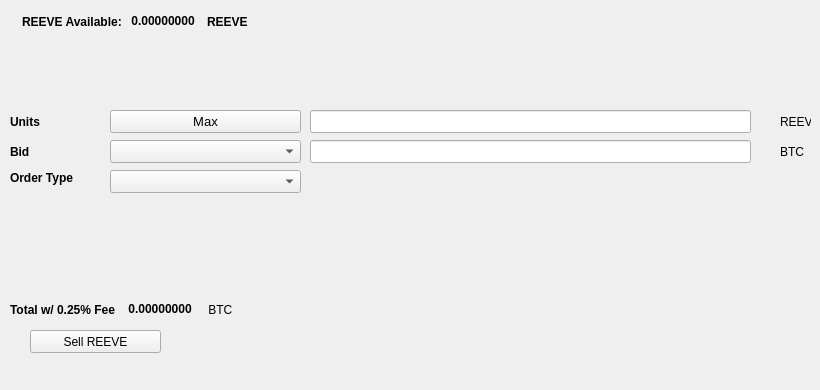
   <widget class="QWidget" name="SellTab">
    <attribute name="title">
     <string>Sell</string>
    </attribute>
    <widget class="QLabel" name="label_16">
     <property name="geometry">
      <rect>
       <x>780</x>
       <y>140</y>
       <width>31</width>
       <height>23</height>
      </rect>
     </property>
     <property name="text">
      <string>BTC</string>
     </property>
    </widget>
    <widget class="QComboBox" name="SellBidcomboBox">
     <property name="geometry">
      <rect>
       <x>110</x>
       <y>140</y>
       <width>191</width>
       <height>23</height>
      </rect>
     </property>
     <property name="font">
      <font>
       <pointsize>10</pointsize>
      </font>
     </property>
    </widget>
    <widget class="QLabel" name="label_18">
     <property name="geometry">
      <rect>
       <x>10</x>
       <y>110</y>
       <width>46</width>
       <height>23</height>
      </rect>
     </property>
     <property name="font">
      <font>
       <weight>75</weight>
       <bold>true</bold>
      </font>
     </property>
     <property name="text">
      <string>Units</string>
     </property>
    </widget>
    <widget class="QPushButton" name="Sell_Max_Amount">
     <property name="geometry">
      <rect>
       <x>110</x>
       <y>110</y>
       <width>191</width>
       <height>23</height>
      </rect>
     </property>
     <property name="font">
      <font>
       <pointsize>10</pointsize>
      </font>
     </property>
     <property name="text">
      <string>Max</string>
     </property>
    </widget>
    <widget class="QLabel" name="label_20">
     <property name="geometry">
      <rect>
       <x>10</x>
       <y>170</y>
       <width>91</width>
       <height>16</height>
      </rect>
     </property>
     <property name="font">
      <font>
       <weight>75</weight>
       <bold>true</bold>
      </font>
     </property>
     <property name="text">
      <string>Order Type</string>
     </property>
    </widget>
    <widget class="QComboBox" name="SellOrdertypeCombo">
     <property name="geometry">
      <rect>
       <x>110</x>
       <y>170</y>
       <width>191</width>
       <height>23</height>
      </rect>
     </property>
     <property name="font">
      <font>
       <pointsize>10</pointsize>
      </font>
     </property>
    </widget>
    <widget class="QLabel" name="label_21">
     <property name="geometry">
      <rect>
       <x>10</x>
       <y>140</y>
       <width>46</width>
       <height>23</height>
      </rect>
     </property>
     <property name="font">
      <font>
       <weight>75</weight>
       <bold>true</bold>
      </font>
     </property>
     <property name="text">
      <string>Bid</string>
     </property>
    </widget>
    <widget class="QLabel" name="label_22">
     <property name="geometry">
      <rect>
       <x>780</x>
       <y>110</y>
       <width>31</width>
       <height>23</height>
      </rect>
     </property>
     <property name="text">
      <string>REEVE</string>
     </property>
    </widget>
    <widget class="QLineEdit" name="UnitsInputREEVE">
     <property name="geometry">
      <rect>
       <x>310</x>
       <y>110</y>
       <width>441</width>
       <height>23</height>
      </rect>
     </property>
     <property name="font">
      <font>
       <pointsize>9</pointsize>
       <weight>75</weight>
       <bold>true</bold>
      </font>
     </property>
    </widget>
    <widget class="QLineEdit" name="SellBidPriceEdit">
     <property name="geometry">
      <rect>
       <x>310</x>
       <y>140</y>
       <width>441</width>
       <height>23</height>
      </rect>
     </property>
     <property name="font">
      <font>
       <pointsize>9</pointsize>
       <weight>75</weight>
       <bold>true</bold>
      </font>
     </property>
    </widget>
    <widget class="QPushButton" name="SellREEVEBTN">
     <property name="geometry">
      <rect>
       <x>30</x>
       <y>330</y>
       <width>131</width>
       <height>23</height>
      </rect>
     </property>
     <property name="text">
      <string>Sell REEVE</string>
     </property>
     <property name="icon">
      <iconset resource="../reeve">
       <normaloff>:/icons/bitcoin</normaloff>:/icons/bitcoin</iconset>
     </property>
    </widget>
    <widget class="QWidget" name="layoutWidget3">
     <property name="geometry">
      <rect>
       <x>22</x>
       <y>12</y>
       <width>258</width>
       <height>19</height>
      </rect>
     </property>
     <layout class="QHBoxLayout" name="horizontalLayout">
      <item>
       <widget class="QLabel" name="label232_2">
        <property name="font">
         <font>
          <weight>75</weight>
          <bold>true</bold>
         </font>
        </property>
        <property name="text">
         <string>REEVE Available:</string>
        </property>
       </widget>
      </item>
      <item>
       <widget class="QLabel" name="REEVEAvailableLabel">
        <property name="palette">
         <palette>
          <active>
           <colorrole role="WindowText">
            <brush brushstyle="SolidPattern">
             <color alpha="255">
              <red>0</red>
              <green>0</green>
              <blue>0</blue>
             </color>
            </brush>
           </colorrole>
           <colorrole role="Button">
            <brush brushstyle="SolidPattern">
             <color alpha="255">
              <red>0</red>
              <green>170</green>
              <blue>0</blue>
             </color>
            </brush>
           </colorrole>
           <colorrole role="Light">
            <brush brushstyle="SolidPattern">
             <color alpha="255">
              <red>0</red>
              <green>255</green>
              <blue>0</blue>
             </color>
            </brush>
           </colorrole>
           <colorrole role="Midlight">
            <brush brushstyle="SolidPattern">
             <color alpha="255">
              <red>0</red>
              <green>212</green>
              <blue>0</blue>
             </color>
            </brush>
           </colorrole>
           <colorrole role="Dark">
            <brush brushstyle="SolidPattern">
             <color alpha="255">
              <red>0</red>
              <green>85</green>
              <blue>0</blue>
             </color>
            </brush>
           </colorrole>
           <colorrole role="Mid">
            <brush brushstyle="SolidPattern">
             <color alpha="255">
              <red>0</red>
              <green>113</green>
              <blue>0</blue>
             </color>
            </brush>
           </colorrole>
           <colorrole role="Text">
            <brush brushstyle="SolidPattern">
             <color alpha="255">
              <red>0</red>
              <green>170</green>
              <blue>0</blue>
             </color>
            </brush>
           </colorrole>
           <colorrole role="BrightText">
            <brush brushstyle="SolidPattern">
             <color alpha="255">
              <red>255</red>
              <green>255</green>
              <blue>255</blue>
             </color>
            </brush>
           </colorrole>
           <colorrole role="ButtonText">
            <brush brushstyle="SolidPattern">
             <color alpha="255">
              <red>0</red>
              <green>0</green>
              <blue>0</blue>
             </color>
            </brush>
           </colorrole>
           <colorrole role="Base">
            <brush brushstyle="SolidPattern">
             <color alpha="255">
              <red>255</red>
              <green>255</green>
              <blue>255</blue>
             </color>
            </brush>
           </colorrole>
           <colorrole role="Window">
            <brush brushstyle="SolidPattern">
             <color alpha="255">
              <red>0</red>
              <green>170</green>
              <blue>0</blue>
             </color>
            </brush>
           </colorrole>
           <colorrole role="Shadow">
            <brush brushstyle="SolidPattern">
             <color alpha="255">
              <red>0</red>
              <green>0</green>
              <blue>0</blue>
             </color>
            </brush>
           </colorrole>
           <colorrole role="AlternateBase">
            <brush brushstyle="SolidPattern">
             <color alpha="255">
              <red>127</red>
              <green>212</green>
              <blue>127</blue>
             </color>
            </brush>
           </colorrole>
           <colorrole role="ToolTipBase">
            <brush brushstyle="SolidPattern">
             <color alpha="255">
              <red>255</red>
              <green>255</green>
              <blue>220</blue>
             </color>
            </brush>
           </colorrole>
           <colorrole role="ToolTipText">
            <brush brushstyle="SolidPattern">
             <color alpha="255">
              <red>0</red>
              <green>0</green>
              <blue>0</blue>
             </color>
            </brush>
           </colorrole>
          </active>
          <inactive>
           <colorrole role="WindowText">
            <brush brushstyle="SolidPattern">
             <color alpha="255">
              <red>0</red>
              <green>0</green>
              <blue>0</blue>
             </color>
            </brush>
           </colorrole>
           <colorrole role="Button">
            <brush brushstyle="SolidPattern">
             <color alpha="255">
              <red>0</red>
              <green>170</green>
              <blue>0</blue>
             </color>
            </brush>
           </colorrole>
           <colorrole role="Light">
            <brush brushstyle="SolidPattern">
             <color alpha="255">
              <red>0</red>
              <green>255</green>
              <blue>0</blue>
             </color>
            </brush>
           </colorrole>
           <colorrole role="Midlight">
            <brush brushstyle="SolidPattern">
             <color alpha="255">
              <red>0</red>
              <green>212</green>
              <blue>0</blue>
             </color>
            </brush>
           </colorrole>
           <colorrole role="Dark">
            <brush brushstyle="SolidPattern">
             <color alpha="255">
              <red>0</red>
              <green>85</green>
              <blue>0</blue>
             </color>
            </brush>
           </colorrole>
           <colorrole role="Mid">
            <brush brushstyle="SolidPattern">
             <color alpha="255">
              <red>0</red>
              <green>113</green>
              <blue>0</blue>
             </color>
            </brush>
           </colorrole>
           <colorrole role="Text">
            <brush brushstyle="SolidPattern">
             <color alpha="255">
              <red>0</red>
              <green>170</green>
              <blue>0</blue>
             </color>
            </brush>
           </colorrole>
           <colorrole role="BrightText">
            <brush brushstyle="SolidPattern">
             <color alpha="255">
              <red>255</red>
              <green>255</green>
              <blue>255</blue>
             </color>
            </brush>
           </colorrole>
           <colorrole role="ButtonText">
            <brush brushstyle="SolidPattern">
             <color alpha="255">
              <red>0</red>
              <green>0</green>
              <blue>0</blue>
             </color>
            </brush>
           </colorrole>
           <colorrole role="Base">
            <brush brushstyle="SolidPattern">
             <color alpha="255">
              <red>255</red>
              <green>255</green>
              <blue>255</blue>
             </color>
            </brush>
           </colorrole>
           <colorrole role="Window">
            <brush brushstyle="SolidPattern">
             <color alpha="255">
              <red>0</red>
              <green>170</green>
              <blue>0</blue>
             </color>
            </brush>
           </colorrole>
           <colorrole role="Shadow">
            <brush brushstyle="SolidPattern">
             <color alpha="255">
              <red>0</red>
              <green>0</green>
              <blue>0</blue>
             </color>
            </brush>
           </colorrole>
           <colorrole role="AlternateBase">
            <brush brushstyle="SolidPattern">
             <color alpha="255">
              <red>127</red>
              <green>212</green>
              <blue>127</blue>
             </color>
            </brush>
           </colorrole>
           <colorrole role="ToolTipBase">
            <brush brushstyle="SolidPattern">
             <color alpha="255">
              <red>255</red>
              <green>255</green>
              <blue>220</blue>
             </color>
            </brush>
           </colorrole>
           <colorrole role="ToolTipText">
            <brush brushstyle="SolidPattern">
             <color alpha="255">
              <red>0</red>
              <green>0</green>
              <blue>0</blue>
             </color>
            </brush>
           </colorrole>
          </inactive>
          <disabled>
           <colorrole role="WindowText">
            <brush brushstyle="SolidPattern">
             <color alpha="255">
              <red>0</red>
              <green>85</green>
              <blue>0</blue>
             </color>
            </brush>
           </colorrole>
           <colorrole role="Button">
            <brush brushstyle="SolidPattern">
             <color alpha="255">
              <red>0</red>
              <green>170</green>
              <blue>0</blue>
             </color>
            </brush>
           </colorrole>
           <colorrole role="Light">
            <brush brushstyle="SolidPattern">
             <color alpha="255">
              <red>0</red>
              <green>255</green>
              <blue>0</blue>
             </color>
            </brush>
           </colorrole>
           <colorrole role="Midlight">
            <brush brushstyle="SolidPattern">
             <color alpha="255">
              <red>0</red>
              <green>212</green>
              <blue>0</blue>
             </color>
            </brush>
           </colorrole>
           <colorrole role="Dark">
            <brush brushstyle="SolidPattern">
             <color alpha="255">
              <red>0</red>
              <green>85</green>
              <blue>0</blue>
             </color>
            </brush>
           </colorrole>
           <colorrole role="Mid">
            <brush brushstyle="SolidPattern">
             <color alpha="255">
              <red>0</red>
              <green>113</green>
              <blue>0</blue>
             </color>
            </brush>
           </colorrole>
           <colorrole role="Text">
            <brush brushstyle="SolidPattern">
             <color alpha="255">
              <red>0</red>
              <green>85</green>
              <blue>0</blue>
             </color>
            </brush>
           </colorrole>
           <colorrole role="BrightText">
            <brush brushstyle="SolidPattern">
             <color alpha="255">
              <red>255</red>
              <green>255</green>
              <blue>255</blue>
             </color>
            </brush>
           </colorrole>
           <colorrole role="ButtonText">
            <brush brushstyle="SolidPattern">
             <color alpha="255">
              <red>0</red>
              <green>85</green>
              <blue>0</blue>
             </color>
            </brush>
           </colorrole>
           <colorrole role="Base">
            <brush brushstyle="SolidPattern">
             <color alpha="255">
              <red>0</red>
              <green>170</green>
              <blue>0</blue>
             </color>
            </brush>
           </colorrole>
           <colorrole role="Window">
            <brush brushstyle="SolidPattern">
             <color alpha="255">
              <red>0</red>
              <green>170</green>
              <blue>0</blue>
             </color>
            </brush>
           </colorrole>
           <colorrole role="Shadow">
            <brush brushstyle="SolidPattern">
             <color alpha="255">
              <red>0</red>
              <green>0</green>
              <blue>0</blue>
             </color>
            </brush>
           </colorrole>
           <colorrole role="AlternateBase">
            <brush brushstyle="SolidPattern">
             <color alpha="255">
              <red>0</red>
              <green>170</green>
              <blue>0</blue>
             </color>
            </brush>
           </colorrole>
           <colorrole role="ToolTipBase">
            <brush brushstyle="SolidPattern">
             <color alpha="255">
              <red>255</red>
              <green>255</green>
              <blue>220</blue>
             </color>
            </brush>
           </colorrole>
           <colorrole role="ToolTipText">
            <brush brushstyle="SolidPattern">
             <color alpha="255">
              <red>0</red>
              <green>0</green>
              <blue>0</blue>
             </color>
            </brush>
           </colorrole>
          </disabled>
         </palette>
        </property>
        <property name="font">
         <font>
          <weight>75</weight>
          <bold>true</bold>
         </font>
        </property>
        <property name="text">
         <string> 0.00000000 </string>
        </property>
        <property name="textInteractionFlags">
         <set>Qt::LinksAccessibleByMouse|Qt::TextSelectableByKeyboard|Qt::TextSelectableByMouse</set>
        </property>
       </widget>
      </item>
      <item>
       <widget class="QLabel" name="labelREEVE">
        <property name="font">
         <font>
          <weight>75</weight>
          <bold>true</bold>
         </font>
        </property>
        <property name="text">
         <string>REEVE</string>
        </property>
       </widget>
      </item>
     </layout>
    </widget>
    <widget class="QWidget" name="layoutWidget">
     <property name="geometry">
      <rect>
       <x>10</x>
       <y>300</y>
       <width>268</width>
       <height>19</height>
      </rect>
     </property>
     <layout class="QHBoxLayout" name="horizontalLayout_2">
      <item>
       <widget class="QLabel" name="label_19">
        <property name="font">
         <font>
          <weight>75</weight>
          <bold>true</bold>
         </font>
        </property>
        <property name="text">
         <string>Total w/ 0.25% Fee </string>
        </property>
       </widget>
      </item>
      <item>
       <widget class="QLabel" name="SellCostLabel">
        <property name="palette">
         <palette>
          <active>
           <colorrole role="WindowText">
            <brush brushstyle="SolidPattern">
             <color alpha="255">
              <red>0</red>
              <green>0</green>
              <blue>0</blue>
             </color>
            </brush>
           </colorrole>
           <colorrole role="Button">
            <brush brushstyle="SolidPattern">
             <color alpha="255">
              <red>0</red>
              <green>170</green>
              <blue>0</blue>
             </color>
            </brush>
           </colorrole>
           <colorrole role="Light">
            <brush brushstyle="SolidPattern">
             <color alpha="255">
              <red>0</red>
              <green>255</green>
              <blue>0</blue>
             </color>
            </brush>
           </colorrole>
           <colorrole role="Midlight">
            <brush brushstyle="SolidPattern">
             <color alpha="255">
              <red>0</red>
              <green>212</green>
              <blue>0</blue>
             </color>
            </brush>
           </colorrole>
           <colorrole role="Dark">
            <brush brushstyle="SolidPattern">
             <color alpha="255">
              <red>0</red>
              <green>85</green>
              <blue>0</blue>
             </color>
            </brush>
           </colorrole>
           <colorrole role="Mid">
            <brush brushstyle="SolidPattern">
             <color alpha="255">
              <red>0</red>
              <green>113</green>
              <blue>0</blue>
             </color>
            </brush>
           </colorrole>
           <colorrole role="Text">
            <brush brushstyle="SolidPattern">
             <color alpha="255">
              <red>0</red>
              <green>170</green>
              <blue>0</blue>
             </color>
            </brush>
           </colorrole>
           <colorrole role="BrightText">
            <brush brushstyle="SolidPattern">
             <color alpha="255">
              <red>255</red>
              <green>255</green>
              <blue>255</blue>
             </color>
            </brush>
           </colorrole>
           <colorrole role="ButtonText">
            <brush brushstyle="SolidPattern">
             <color alpha="255">
              <red>0</red>
              <green>0</green>
              <blue>0</blue>
             </color>
            </brush>
           </colorrole>
           <colorrole role="Base">
            <brush brushstyle="SolidPattern">
             <color alpha="255">
              <red>255</red>
              <green>255</green>
              <blue>255</blue>
             </color>
            </brush>
           </colorrole>
           <colorrole role="Window">
            <brush brushstyle="SolidPattern">
             <color alpha="255">
              <red>0</red>
              <green>170</green>
              <blue>0</blue>
             </color>
            </brush>
           </colorrole>
           <colorrole role="Shadow">
            <brush brushstyle="SolidPattern">
             <color alpha="255">
              <red>0</red>
              <green>0</green>
              <blue>0</blue>
             </color>
            </brush>
           </colorrole>
           <colorrole role="AlternateBase">
            <brush brushstyle="SolidPattern">
             <color alpha="255">
              <red>127</red>
              <green>212</green>
              <blue>127</blue>
             </color>
            </brush>
           </colorrole>
           <colorrole role="ToolTipBase">
            <brush brushstyle="SolidPattern">
             <color alpha="255">
              <red>255</red>
              <green>255</green>
              <blue>220</blue>
             </color>
            </brush>
           </colorrole>
           <colorrole role="ToolTipText">
            <brush brushstyle="SolidPattern">
             <color alpha="255">
              <red>0</red>
              <green>0</green>
              <blue>0</blue>
             </color>
            </brush>
           </colorrole>
          </active>
          <inactive>
           <colorrole role="WindowText">
            <brush brushstyle="SolidPattern">
             <color alpha="255">
              <red>0</red>
              <green>0</green>
              <blue>0</blue>
             </color>
            </brush>
           </colorrole>
           <colorrole role="Button">
            <brush brushstyle="SolidPattern">
             <color alpha="255">
              <red>0</red>
              <green>170</green>
              <blue>0</blue>
             </color>
            </brush>
           </colorrole>
           <colorrole role="Light">
            <brush brushstyle="SolidPattern">
             <color alpha="255">
              <red>0</red>
              <green>255</green>
              <blue>0</blue>
             </color>
            </brush>
           </colorrole>
           <colorrole role="Midlight">
            <brush brushstyle="SolidPattern">
             <color alpha="255">
              <red>0</red>
              <green>212</green>
              <blue>0</blue>
             </color>
            </brush>
           </colorrole>
           <colorrole role="Dark">
            <brush brushstyle="SolidPattern">
             <color alpha="255">
              <red>0</red>
              <green>85</green>
              <blue>0</blue>
             </color>
            </brush>
           </colorrole>
           <colorrole role="Mid">
            <brush brushstyle="SolidPattern">
             <color alpha="255">
              <red>0</red>
              <green>113</green>
              <blue>0</blue>
             </color>
            </brush>
           </colorrole>
           <colorrole role="Text">
            <brush brushstyle="SolidPattern">
             <color alpha="255">
              <red>0</red>
              <green>170</green>
              <blue>0</blue>
             </color>
            </brush>
           </colorrole>
           <colorrole role="BrightText">
            <brush brushstyle="SolidPattern">
             <color alpha="255">
              <red>255</red>
              <green>255</green>
              <blue>255</blue>
             </color>
            </brush>
           </colorrole>
           <colorrole role="ButtonText">
            <brush brushstyle="SolidPattern">
             <color alpha="255">
              <red>0</red>
              <green>0</green>
              <blue>0</blue>
             </color>
            </brush>
           </colorrole>
           <colorrole role="Base">
            <brush brushstyle="SolidPattern">
             <color alpha="255">
              <red>255</red>
              <green>255</green>
              <blue>255</blue>
             </color>
            </brush>
           </colorrole>
           <colorrole role="Window">
            <brush brushstyle="SolidPattern">
             <color alpha="255">
              <red>0</red>
              <green>170</green>
              <blue>0</blue>
             </color>
            </brush>
           </colorrole>
           <colorrole role="Shadow">
            <brush brushstyle="SolidPattern">
             <color alpha="255">
              <red>0</red>
              <green>0</green>
              <blue>0</blue>
             </color>
            </brush>
           </colorrole>
           <colorrole role="AlternateBase">
            <brush brushstyle="SolidPattern">
             <color alpha="255">
              <red>127</red>
              <green>212</green>
              <blue>127</blue>
             </color>
            </brush>
           </colorrole>
           <colorrole role="ToolTipBase">
            <brush brushstyle="SolidPattern">
             <color alpha="255">
              <red>255</red>
              <green>255</green>
              <blue>220</blue>
             </color>
            </brush>
           </colorrole>
           <colorrole role="ToolTipText">
            <brush brushstyle="SolidPattern">
             <color alpha="255">
              <red>0</red>
              <green>0</green>
              <blue>0</blue>
             </color>
            </brush>
           </colorrole>
          </inactive>
          <disabled>
           <colorrole role="WindowText">
            <brush brushstyle="SolidPattern">
             <color alpha="255">
              <red>0</red>
              <green>85</green>
              <blue>0</blue>
             </color>
            </brush>
           </colorrole>
           <colorrole role="Button">
            <brush brushstyle="SolidPattern">
             <color alpha="255">
              <red>0</red>
              <green>170</green>
              <blue>0</blue>
             </color>
            </brush>
           </colorrole>
           <colorrole role="Light">
            <brush brushstyle="SolidPattern">
             <color alpha="255">
              <red>0</red>
              <green>255</green>
              <blue>0</blue>
             </color>
            </brush>
           </colorrole>
           <colorrole role="Midlight">
            <brush brushstyle="SolidPattern">
             <color alpha="255">
              <red>0</red>
              <green>212</green>
              <blue>0</blue>
             </color>
            </brush>
           </colorrole>
           <colorrole role="Dark">
            <brush brushstyle="SolidPattern">
             <color alpha="255">
              <red>0</red>
              <green>85</green>
              <blue>0</blue>
             </color>
            </brush>
           </colorrole>
           <colorrole role="Mid">
            <brush brushstyle="SolidPattern">
             <color alpha="255">
              <red>0</red>
              <green>113</green>
              <blue>0</blue>
             </color>
            </brush>
           </colorrole>
           <colorrole role="Text">
            <brush brushstyle="SolidPattern">
             <color alpha="255">
              <red>0</red>
              <green>85</green>
              <blue>0</blue>
             </color>
            </brush>
           </colorrole>
           <colorrole role="BrightText">
            <brush brushstyle="SolidPattern">
             <color alpha="255">
              <red>255</red>
              <green>255</green>
              <blue>255</blue>
             </color>
            </brush>
           </colorrole>
           <colorrole role="ButtonText">
            <brush brushstyle="SolidPattern">
             <color alpha="255">
              <red>0</red>
              <green>85</green>
              <blue>0</blue>
             </color>
            </brush>
           </colorrole>
           <colorrole role="Base">
            <brush brushstyle="SolidPattern">
             <color alpha="255">
              <red>0</red>
              <green>170</green>
              <blue>0</blue>
             </color>
            </brush>
           </colorrole>
           <colorrole role="Window">
            <brush brushstyle="SolidPattern">
             <color alpha="255">
              <red>0</red>
              <green>170</green>
              <blue>0</blue>
             </color>
            </brush>
           </colorrole>
           <colorrole role="Shadow">
            <brush brushstyle="SolidPattern">
             <color alpha="255">
              <red>0</red>
              <green>0</green>
              <blue>0</blue>
             </color>
            </brush>
           </colorrole>
           <colorrole role="AlternateBase">
            <brush brushstyle="SolidPattern">
             <color alpha="255">
              <red>0</red>
              <green>170</green>
              <blue>0</blue>
             </color>
            </brush>
           </colorrole>
           <colorrole role="ToolTipBase">
            <brush brushstyle="SolidPattern">
             <color alpha="255">
              <red>255</red>
              <green>255</green>
              <blue>220</blue>
             </color>
            </brush>
           </colorrole>
           <colorrole role="ToolTipText">
            <brush brushstyle="SolidPattern">
             <color alpha="255">
              <red>0</red>
              <green>0</green>
              <blue>0</blue>
             </color>
            </brush>
           </colorrole>
          </disabled>
         </palette>
        </property>
        <property name="font">
         <font>
          <weight>75</weight>
          <bold>true</bold>
         </font>
        </property>
        <property name="autoFillBackground">
         <bool>false</bool>
        </property>
        <property name="text">
         <string> 0.00000000</string>
        </property>
        <property name="textInteractionFlags">
         <set>Qt::LinksAccessibleByMouse|Qt::TextSelectableByMouse</set>
        </property>
       </widget>
      </item>
      <item>
       <widget class="QLabel" name="label_17">
        <property name="font">
         <font>
          <weight>50</weight>
          <bold>false</bold>
         </font>
        </property>
        <property name="text">
         <string> BTC</string>
        </property>
       </widget>
      </item>
     </layout>
    </widget>
    <widget class="QLabel" name="label_23">
     <property name="geometry">
      <rect>
       <x>460</x>
       <y>300</y>
       <width>281</width>
       <height>81</height>
      </rect>
     </property>
     <property name="text">
      <string/>
     </property>
     <property name="pixmap">
      <pixmap>:/images/bittrex</pixmap>
     </property>
    </widget>
   </widget>
